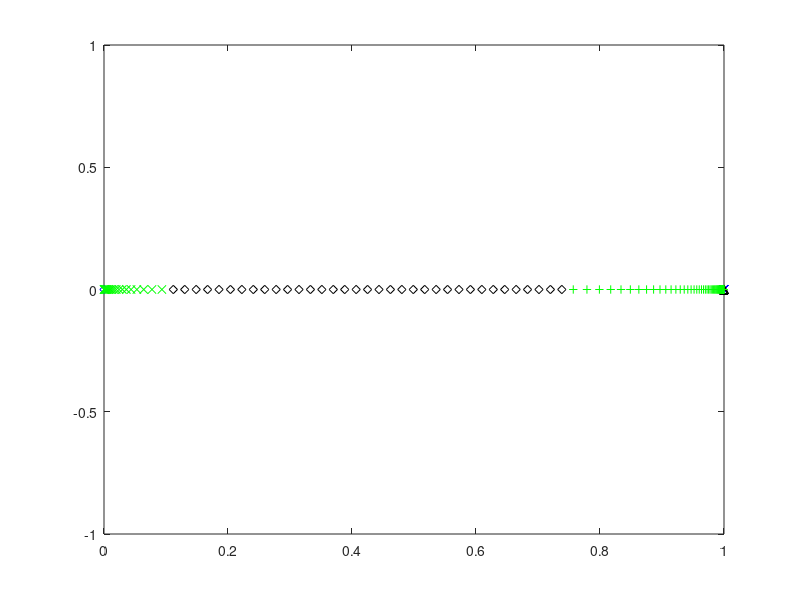
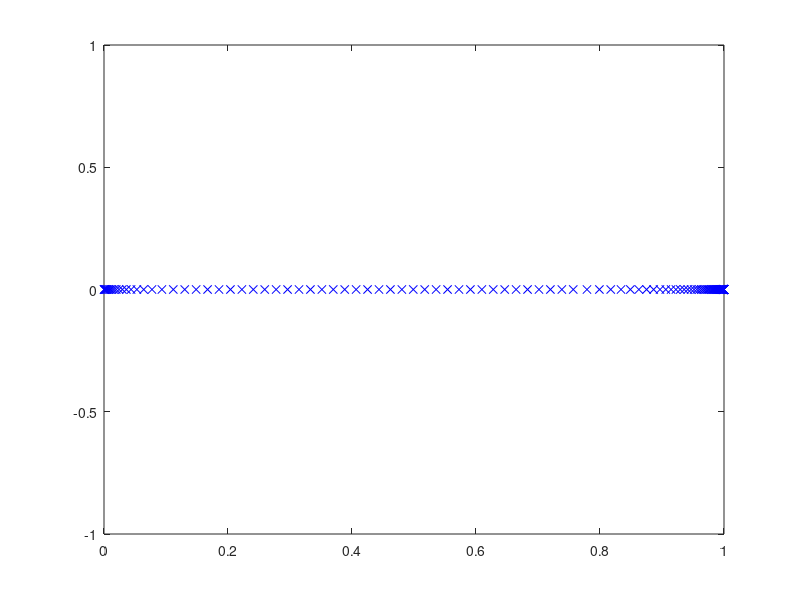

These charts were generated, in order, by the following MATLAB code: (Note: this script raises an error after producing the figures.)
 close all
clear
clc
 
% Dimensional fluid constants (tin as leaves cartridge) for NS
g_dim = 9.8; %m/s^2
save('g_dim.mat','g_dim') 
rho_dim = 1000; %kg/m^3
save('rho_dim.mat','rho_dim') 
nu_dim = 1E-6; %m^2/s
save('nu_dim.mat','nu_dim') 
sigma_1e_dim = 72.86E-3;%Kg/s^2 (i.e. N/m)
save('sigma_1e_dim.mat','sigma_1e_dim')
R = .5E-6; %droplet radius

%equilibrium contact angle
theta_c_eq = 45*pi/180;
save('theta_c_eq.mat','theta_c_eq')

% width of the interfacial phase in metres (recommended 
%value is 1E-9)
width_dim = 1E-9; 
save('width_dim.mat','width_dim')

%Data for initial configuration of the simulation 
theta_c_ini = 91*pi/180; %radians 
save('theta_c_ini.mat','theta_c_ini')

%% IFM coefficients for the free-surface
%Beta for liquid-gas interface (this
%could have a coefficient in front, but we take it to be one)
beta_g_dim = rho_dim*nu_dim/width_dim;
save('beta_g_dim.mat','beta_g_dim')
%Alpha coefficient for liquid-gas interface (this could also
%have a coefficient in front but we also take it to be one, 
%making it the inverse of the beta_g constant)
alpha_g_dim = width_dim/(rho_dim*nu_dim); 
save('alpha_g_dim.mat','alpha_g_dim')
%Surface density at which surface tension is zero 
%(this is taken as the volume density times the width of the 
%surface phase)
rhos_0_dim = rho_dim*width_dim; 
save('rhos_0_dim.mat','rhos_0_dim')
%Equilibrium surface density of liquid-gas 
%interface
rhos1_e_dim = 0.6*rhos_0_dim; 
save('rhos1_e_dim.mat','rhos1_e_dim')
%Proportionality constant for the state equation for surface 
%tension as a function of density on the liquid-gas 
%interface
gamma_g_dim = sigma_1e_dim/(rhos_0_dim-rhos1_e_dim);
save('gamma_g_dim.mat','gamma_g_dim')
%relaxation time of surface 1 in seconds
tau_g_dim = rho_dim*nu_dim*7E-6;
save('tau_g_dim.mat','tau_g_dim')

%solid-gas surface tension
sigma_gs = 0;

%IFM coefficients for the liquid-solid interface
%constant in front of the state equation for the liquid-solid
%surface
gamma_s_dim = gamma_g_dim;
save('gamma_s_dim.mat','gamma_s_dim')
%Equilibrium surface tension for the liqud-solid interface
%(this is a function of other paremeter that we have already
%chosen)
sigma_2e_dim = -sigma_1e_dim*cos(theta_c_eq)+sigma_gs;
save('sigma_2e_dim.mat','sigma_2e_dim')
%equilibrium surface density for liquid-solid surface
%(chosen so as to have a 30 degree static contact angle)
rhos2_e_dim = rhos_0_dim - sigma_2e_dim/gamma_s_dim; 
save('rhos2_e_dim.mat','rhos2_e_dim')
%Beta navier slip
beta_ns_dim = rho_dim*nu_dim/width_dim;   
save('beta_ns_dim.mat','beta_ns_dim')
%alpha coefficient for the solid-liquid interface
alpha_s_dim = alpha_g_dim; 
save('alpha_s_dim.mat','alpha_s_dim')
%relaxation time for the liquid-solid interface
tau_s_dim = rho_dim*nu_dim*7E-6;
save('tau_s_dim.mat','tau_s_dim')

%Unit height 
L_dim = R
save('L_dim.mat','L_dim') 

%Unit speed
U_dim = sigma_1e_dim/(rho_dim*nu_dim) %i.e. Ca = 1
% U_dim = .01 %m/s
save('U_dim.mat','U_dim')

%Unit time (capillary time based on unit length)
T_dim = L_dim/U_dim 
save('T_dim.mat','T_dim')



%Unit of pressure 
P_dim = rho_dim*nu_dim*U_dim/L_dim;
save('P_dim.mat','P_dim')

%Dimensionless numbers for the bulk equations
Re =  U_dim*L_dim/nu_dim %Reynolds number
save('Re.mat','Re')
St = 0 %g_dim*L_dim^2/(nu_dim*U_dim); %Stokes number
save('St.mat','St')
Ca = rho_dim*nu_dim*U_dim/sigma_1e_dim %Capillary number
save('Ca.mat','Ca')

%Dimensionless numbers for the liquid-gas IFM
%dimensionless beta coefficient for the gas interface
Bg = beta_g_dim*U_dim*L_dim/sigma_1e_dim
save('Bg.mat','Bg')
%dimensionless alpha coefficient for the gas interface
Eg = alpha_g_dim*sigma_1e_dim/(U_dim*L_dim)
save('Eg.mat','Eg')
%Dimensionless constant for the state equation on
%the liquid-gas interface
Cg = gamma_g_dim*rhos_0_dim/sigma_1e_dim
save('Cg.mat','Cg')
%dimensionless equilibrium density
Dg = rhos1_e_dim/rhos_0_dim
save('Dg.mat','Dg')
%dimensionless surface density ratio
Fg = rhos_0_dim/(rho_dim*U_dim*tau_g_dim)
save('Fg.mat','Fg')
%Dimensionless relaxation time
Tg = tau_g_dim*U_dim/L_dim
save('Tg.mat','Tg')

%Dimensionless numbers for liquid-gas IFM
%dimensionless beta coefficient for the gas interface
Be = beta_ns_dim*L_dim/(rho_dim*nu_dim)
save('Be.mat','Be')
%dimensionless alpha coefficient for the solid-liquid 
%interface
Es = alpha_s_dim*sigma_1e_dim/(U_dim*L_dim)
save('Es.mat','Es')
%dimensionless coefficient of the state equation for the
%liquid-solid interface
Cs = gamma_s_dim*rhos_0_dim/sigma_1e_dim
save('Cs.mat','Cs')
%dimensionless equilibrium density
Ds = rhos2_e_dim/rhos_0_dim
save('Ds.mat','Ds')
%dimensionless surface-density ratio for the liquid-solid
%interface
Fs = rhos_0_dim/(rho_dim*U_dim*tau_s_dim)
save('Fs.mat','Fs')
%Dimensionless relaxation time for solid-liquid interface
Ts = tau_s_dim*U_dim/L_dim
save('Ts.mat','Ts')

%Contact line dimensionless numbers
So = sigma_gs/sigma_1e_dim
save('So.mat','So')

%z-traslation for the centre of the sphere
trans_z = cos(pi-theta_c_ini);

%distance from origin to apex
h_0 = 1+trans_z;

%initial distance from origin to focus
f = sin(pi-theta_c_ini); %based on the shape of a parabola

%Required mesh resolution
l_min = min([5/(100*Bg) 1/Be  Ts*Ca/10])/(2^6 );% .005;% following J&Y IJFNMF 2012 

%spine feet parameters
%this part here sets the number and spacing of the spines closer to the
%contact line. In this region, each odd-numbered spine has one more 
%element to its right than to its left
spine_factor_r =  1.07;%1.15;%;%needs to be slightly bigger than 1     1.05;%
save('spine_factor_r.mat','spine_factor_r')
n_spines_r = 15;% 5;% must be an odd number          5;%
save('n_spines_r.mat','n_spines_r')

spine_factor_mr = 1.07;%                   2;%   
save('spine_factor_mr.mat','spine_factor_mr')
n_spines_mr = 25;% 5;% must be an odd number        
save('n_spines_mr.mat','n_spines_mr')

%This part defines the number of spines and their separation for the
%following section of the domain. Spines can be more separated here as we 
%do not need such a high resultion furhter away from the contact line
spine_factor_m = 1.1;%                   2;%   
save('spine_factor_m.mat','spine_factor_m')
n_spines_m = 75;% 5;% must be an odd number        
save('n_spines_m.mat','n_spines_m') 

%The following part sets the number and spacing of the spines near the
%inflow boundary. An intermediate section between this one and the last one
%constructed is then created using uniform spacing
l_min_l = .5E-3 ;% 1E-2;%                .01;%
spine_factor_l = 1.2;% 1.11;% this needs to be slightly bigger than 1, James' value = 1.07
save('spine_factor_l.mat','spine_factor_l')
n_spines_l = 21;% 5;% must be an odd number        5;% 
save('n_spines_l.mat','n_spines_l')


tol_spine_ang = 1E-12; %this is just a numerical parameter to define 
%convergence of the spine lentgh's initial guess

%%
spine_feet = zeros(1,n_spines_r+n_spines_m-1);
spine_feet(1) = f;
spine_feet(2) = f-l_min;
spine_feet(3) = f-l_min*(1+spine_factor_r);
for ii = 4:n_spines_r
    spine_feet(ii) = spine_feet(ii-1) ...
                     - spine_factor_r*(spine_feet(ii-2) ...
                                       - spine_feet(ii-1));
end
figure
plot(spine_feet(1:n_spines_r),zeros(1,n_spines_r),'xb')
hold on
for ii = n_spines_r+1:n_spines_r+n_spines_mr-1
    spine_feet(ii) = spine_feet(ii-1) ...
                     - spine_factor_mr*(spine_feet(ii-2) ...
                                       - spine_feet(ii-1));
end
plot(spine_feet(n_spines_r+1:n_spines_r+n_spines_mr-1),zeros(1,n_spines_mr-1),'^k')
for ii = n_spines_r+n_spines_mr:n_spines_r+n_spines_mr+n_spines_m-2
    spine_feet(ii) = spine_feet(ii-1) ...
                     - spine_factor_m*(spine_feet(ii-2) ...
                                       - spine_feet(ii-1));
end
plot(spine_feet(n_spines_r+n_spines_mr:n_spines_r+n_spines_mr+n_spines_m-2),zeros(1,n_spines_m-1),'+g')
plot(0,0,'db')
pause
%constructing the spine feet on the left end
spines_feet_left_end = zeros(1,n_spines_l);
spines_feet_left_end(end) = 0;
spines_feet_left_end(end-1) = 0 + l_min_l;
for ii = 2:n_spines_l-1
    spines_feet_left_end(end-ii) = spines_feet_left_end(end-ii+1) ...
                                   + spine_factor_l ...
                                     *(spines_feet_left_end(end-ii+1) ...
                                       - spines_feet_left_end(end-ii+2));
end
plot(spines_feet_left_end,zeros(1,n_spines_l),'xg')
pause
left_width = spines_feet_left_end(1)-spines_feet_left_end(2);
right_width = spine_feet(end-1)-spine_feet(end);
av_width = (left_width+right_width)/2;
n_inter = ceil((spine_feet(end)-spines_feet_left_end(1))/av_width);
if mod(n_inter,2) ~= 0
    n_inter = n_inter+1;
end
width = (spine_feet(end)-spines_feet_left_end(1))/n_inter;
spine_feet = [spine_feet,zeros(1,n_inter-1)];
for ii = 0:n_inter-2
    spine_feet(end-ii) = spines_feet_left_end(1)+(ii+1)*width;
end
plot(spine_feet(end-n_inter+2:end),zeros(1,n_inter-1),'dk')
pause
%Joining everything
spine_feet = [spine_feet,spines_feet_left_end];
n_spines = length(spine_feet);
save('n_spines.mat','n_spines')
close all
figure
plot(spine_feet,zeros(size(spine_feet)),'xb');

save('spine_feet.mat','spine_feet')
spine_feet_locator = spine_feet/f;
save('spine_feet_locator.mat','spine_feet_locator')

%Chi value for each spine
%This is the coordinate of the bipolar system that corresponds to the
%circle that passes through each spine feet
chi_spines = zeros(1,n_spines);
chi_spines(1) = Inf;
chi_spines(end) = 0;
for ii = 2:n_spines-1
    fun = @(chi) foot_of_chi(chi,f)-spine_feet(ii);
    chi_spines(ii) = fzero(fun,5);
end

%The radius of each spine (from the third spine on) is determined by its
%chi coordinate
R_spines = zeros(1,n_spines);
%we force the second spine to have its centre at the contact line. This is
%so that we can enforce the condition lim_{r\to 0} \partial_{\theta}p = 0,
%by equating the pressure values on the two points of this spine as done in
%S&S CMAME 2011
R_spines(2) = abs(spine_feet(1)-spine_feet(2));
R_spines(3) = abs(spine_feet(1)-spine_feet(3));
R_spines(end) = inf;
for ii = 4:n_spines-1
    R_spines(ii) = f/sinh(chi_spines(ii));
end
save('R_spines.mat','R_spines')
 
%spine length vector intial form
spine_lengths_ini = zeros(n_spines,1);
spine_lengths_ini(1) = f; %this spine is always zero, so we just store f here
spine_lengths_ini(end) = h_0;
%Here we determine the length of each spine (so as to match the initial
%guess for our surface profile)
for ii = 2:n_spines-1
    %We use the bisection method on the angle that each spine defines
    %with a tolerance pre-defined above to assess whet
    theta_l = 0;
%     if ii < 80
        theta_u = 1.01*theta_c_ini;
%     else
%         theta_u = asin(2/R_spines(ii));
%     end
    x_l = spine_feet(ii) + (1-cos(theta_l))*R_spines(ii);
    y_l = sin(theta_l)*R_spines(ii);
    %function f is positive outside the curve that defines the initial
    %surface profile (a circle) and negative inside it 
    f_l = x_l^2+(y_l-cos(pi-theta_c_ini))^2-1;
    x_u = spine_feet(ii) + (1-cos(theta_u))*R_spines(ii);
    y_u = sin(theta_u)*R_spines(ii);
    f_u = x_u^2+(y_u-cos(pi-theta_c_ini))^2-1;
    if f_l*f_u > 0
         disp('warning: wrong initialisation of bisection method') 
         pause
    end
    while theta_u-theta_l > tol_spine_ang
        theta_m = (theta_l + theta_u)/2;
        x_m = spine_feet(ii) + (1-cos(theta_m))*R_spines(ii);
        y_m = sin(theta_m)*R_spines(ii);
        f_m = x_m^2+(y_m-cos(pi-theta_c_ini))^2-1;
        if f_l*f_m > 0
            theta_l = theta_m;
            f_l = f_m;
        elseif f_l*f_m < 0
            theta_u = theta_m;
            f_u = f_m;
        else
            f_l = f_m;
            f_u = f_m;
            theta_l = theta_m;
            theta_u = theta_m;
        end
    end
    spine_lengths_ini(ii) = theta_m*R_spines(ii);
end
save('spine_lengths_ini.mat','spine_lengths_ini')

%total number of global nodes 
n_spines_incr = n_spines_r%+n_spines_m-1;
save('n_spines_incr.mat','n_spines_incr')
n_const = n_spines-n_spines_incr;
%Sum of a arithmetic progression as spine ii has ii nodes
n_v = (n_spines_incr+1)*(n_spines_incr)/2 + n_spines_incr*n_const;
%(n_spines+1)*(n_spines)/2; 
save('n_v.mat','n_v')


%nodes (i.e. matrix containing the (r,z) coordinates of all nodes where 
%each column is a node and they are listed in order)
Nodes_rz = zeros(n_v,2);
kk = 1;
Nodes_rz(1,:) = [f ,0]; 
alpha_s = zeros(n_v,1); %This vector contains the data on how far along its
%spine the node is
alpha_s(1) = 0;
for ii = 2:n_spines_incr% n_spines-1
    kk = kk+1;
    Nodes_rz(kk,1) = spine_feet(ii);
    Nodes_rz(kk,2) = 0;
    for jj = 2:ii
        kk = kk+1;
        alpha_s(kk) = (jj-1)/(ii-1);
        %angle in the constant chi circle for each node 
        %(arc length over radius)
        theta = alpha_s(kk)*spine_lengths_ini(ii)/R_spines(ii); 
        %x of the node is the foot of the spine plus the circle's radius 
        %minus the radius cos(theta)
        Nodes_rz(kk,1) = spine_feet(ii) + R_spines(ii)*(1-cos(theta));
        Nodes_rz(kk,2) = R_spines(ii)*sin(theta);
    end
end
for ii = n_spines_incr+1:n_spines-1
    kk = kk+1;
    Nodes_rz(kk,1) = spine_feet(ii);
    Nodes_rz(kk,2) = 0;
    for jj = 2:n_spines_incr
        kk = kk+1;
        alpha_s(kk) = (jj-1)/(n_spines_incr-1);
        %angle in the constant chi circle for each node 
        %(arc length over radius)
        theta = alpha_s(kk)*spine_lengths_ini(ii)/R_spines(ii); 
        %x of the node is the foot of the spine plus the circle's radius 
        %minus the radius cos(theta)
        Nodes_rz(kk,1) = spine_feet(ii) + R_spines(ii)*(1-cos(theta));
        Nodes_rz(kk,2) = R_spines(ii)*sin(theta);
    end
end
for ii = n_v-n_spines_incr+1:n_v
    alpha_s(ii) = (ii-(n_v-n_spines_incr +1))/(n_spines_incr-1);
end
save('alpha_s.mat','alpha_s')
Nodes_rz(end-n_spines_incr+1:end,1) = zeros(1,n_spines_incr);
Nodes_rz(end-n_spines_incr+1:end,2) = 0:h_0/(n_spines_incr-1):h_0;
save('Nodes_rz.mat','Nodes_rz')
 


n_v 
pause
close all
%Nodes
figure
plot(Nodes_rz(:,1),Nodes_rz(:,2),'x')
axis equal

%Spine feet and tip node numbers
spine_feet_nodes = zeros(1,n_spines);
spine_tip_nodes = zeros(1,n_spines);
for ii = 1:n_spines_incr
    spine_feet_nodes(ii) = 1+(1+ii-1)*(ii-1)/2;
    spine_tip_nodes(ii) = (ii+1)*(ii)/2;
end
n_nodes_incr = (1+n_spines_incr)*(n_spines_incr)/2;
for ii = n_spines_incr+1:n_spines
    spine_feet_nodes(ii) = 1 + n_nodes_incr ...
                             + (ii-n_spines_incr-1)*n_spines_incr;
    spine_tip_nodes(ii) = n_nodes_incr+(ii-n_spines_incr)*n_spines_incr;
end
save('spine_feet_nodes.mat','spine_feet_nodes')
save('spine_tip_nodes.mat','spine_tip_nodes')



